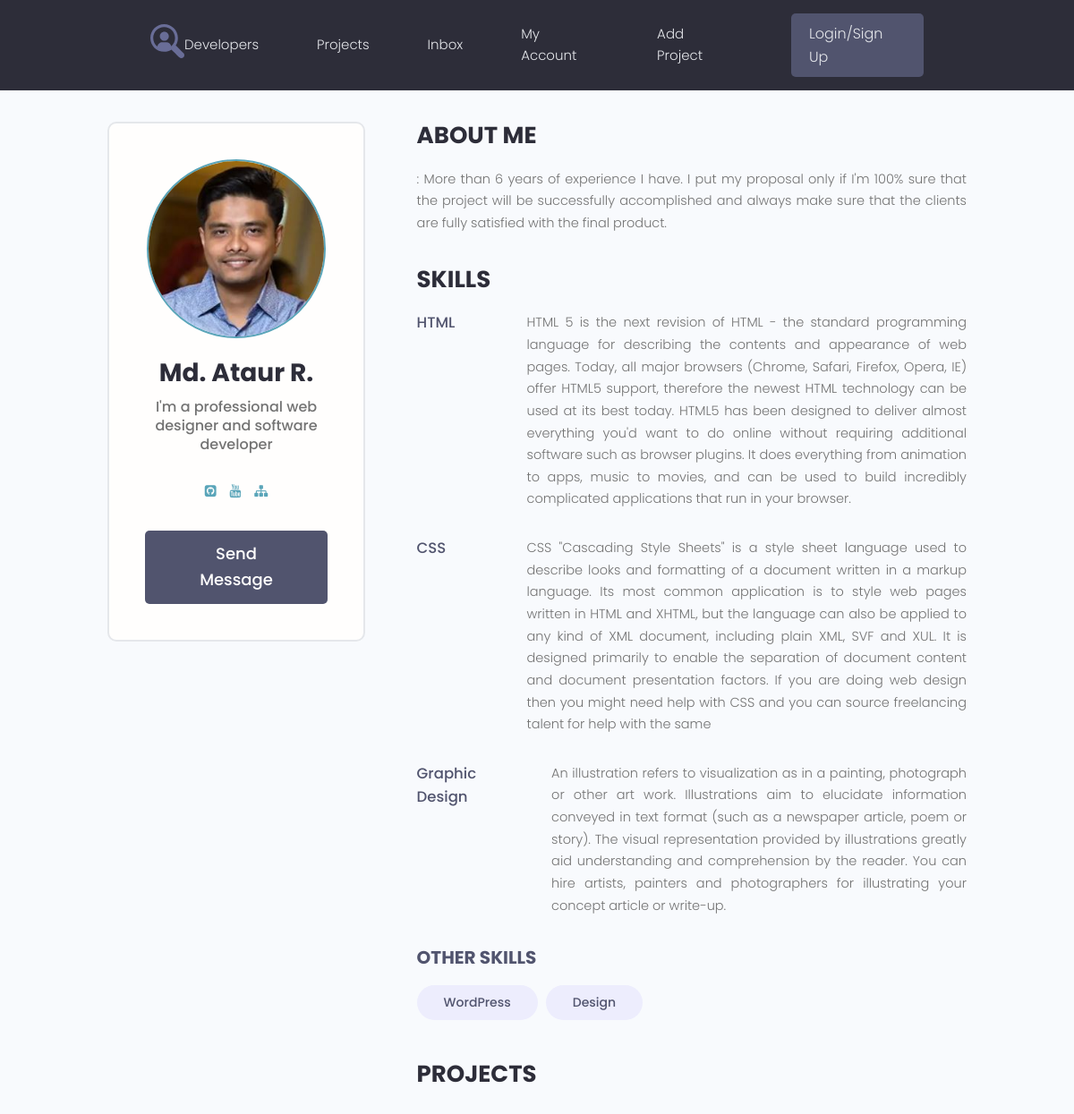
Page /profile/1/ on the committed database.
### users/models.py (models this page shows, shortened)
class Profile(models.Model):
    user = models.OneToOneField(User, on_delete=models.CASCADE, blank=True)
    name = models.CharField(max_length=200, blank=True)
    email = models.EmailField(max_length=500, blank=True)
    username = models.CharField(max_length=200, blank=True)
    short_intro = models.CharField(max_length=200, blank=True)
    bio = models.TextField(blank=True)
    profile_image = models.ImageField(upload_to="profiles/", default="profiles/user-default.png")
    social_github = models.CharField(max_length=200, blank=True)
    social_youtube = models.CharField(max_length=200, blank=True)
    social_website = models.CharField(max_length=200, blank=True)
    created = models.DateTimeField(auto_now_add=True)

class Skill(models.Model):
    owner = models.ForeignKey(Profile, on_delete=models.CASCADE, blank=True)
    name = models.CharField(max_length=200, blank=True)
    description = models.TextField(blank=True)
    created = models.DateTimeField(auto_now_add=True)
    def __str__(self):
        return self.name

### users/views.py (the view)
# urls.py: path('profile/<str:pk>/', views.user_profile, name="user_profile"),
def user_profile(request, pk):
    prof = Profile.objects.get(id=pk)
    top_skills = prof.skill_set.exclude(description__exact="")  # __exact - точное совпадение
    other_skills = prof.skill_set.filter(description="")
    context = {
        'profile': prof,
        'top_skills': top_skills,
        'other_skills': other_skills
    }
    return render(request, "users/profile.html", context)

### users/templates/users/profile.html (shortened to what this page needs)
{% extends 'projects/base.html' %}
{% block content %}
  <main class="profile my-md">
    <div class="container">
      <div class="layout">
        <div class="column column--1of3">
          <div class="card text-center">
            <div class="card__body dev">
              <img class="avatar avatar--xl" src="{{ profile.profile_image.url }}" />
              <h2 class="dev__name">{{ profile.name }}</h2>
              <p class="dev__title">{{ profile.short_intro }}</p>
              <ul class="dev__social">
                {% if profile.social_github %}
                <li>
                  <a title="Github" href="{{ profile.social_github }}" target="_blank"><i class="fa fa-github-square"></i></a>
                </li>
                {% endif %}
                {% if profile.social_youtube %}
                <li>
                  <a title="Youtube" href="{{ profile.social_youtube }}" target="_blank"><i class="fa fa-youtube"></i></a>
                </li>
                {% endif %}
                {% if profile.social_website %}
                <li>
                  <a title="Personal Website" href="{{ profile.social_website }}" target="_blank"><i class="fa fa-sitemap"></i></a>
                </li>
                {% endif %}
              </ul>
              <a href="#" class="btn btn--sub btn--lg">Send Message </a>
            </div>
          </div>
        </div>
        <div class="column column--2of3">
          <div class="devInfo">
            <h3 class="devInfo__title">About Me</h3>
            <p class="devInfo__about">
              {{ profile.bio }}
            </p>
          </div>
          <div class="devInfo">
            <h3 class="devInfo__title">Skills</h3>
            <div class="devInfo__skills">
              {% for skill in top_skills %}
              <div class="devSkill">
                <h4 class="devSkill__title">{{ skill.name }}</h4>
                <p class="devSkill__info">
                  {{ skill.description }}
                </p>
              </div>
              {% endfor %}
              <h3 class="devInfo__subtitle">Other Skills</h3>
              <div class="devInfo__otherSkills">
                {% for skill in other_skills %}
                <span class="tag tag--pill tag--sub tag--lg">
                  <small>{{ skill }}</small>
                </span>
                {% endfor %}
              </div>
            </div>
          </div>
          <div class="devInfo">
            <h3 class="devInfo__title">Projects</h3>
          </div>
        </div>
      </div>
    </div>
  </main>
{% endblock %}

### projects/static/styles/app.css (style rules this page uses)
:root { --color-sub: #2d2d39; }
.btn--sub { background-color: var(--color-sub-light); }
.card { border: 2px solid var(--color-light); }
img { width: 100%; }
.profile .card > .dev { padding: 4rem; }
.dev__name { color: var(--color-sub); font-size: 2.8rem; font-weight: 700; margin-top: 1rem; margin-bottom: 0.5rem; }
.dev__title { font-size: 1.6rem; font-weight: 500; line-height: 1.3; }
.dev__social { margin: 3rem 0; list-style: none; display: flex; justify-content: center; gap: 1.5rem; }
.devInfo { margin-bottom: 3rem; }
.devInfo__title, .devInfo__subtitle { font-size: 2.6rem; color: var(--color-sub); text-transform: uppercase; font-weight: 700; margin-bottom: 1.5rem; }
.devInfo__subtitle { font-size: 2rem; color: var(--color-sub-light); }
.devInfo__about, .devSkill__info { font-size: 1.45rem; line-height: 1.7; text-align: justify; }
.devSkill { margin-bottom: 3rem; }
.devSkill__title { font-size: 1.65rem; font-weight: 500; color: var(--color-sub-light); }
@media screen and (min-width: 700px) { .devSkill { display: flex; justify-content: space-between; gap: 3rem; } }
@media screen and (min-width: 700px) { .devSkill__info { flex-basis: 80%; } }

### projects/static/uikit/styles/modules/_variables.css (style rules this page uses)
:root { --color-main: #5aa5b9; --color-main-light: #e6faff; --color-sub: #3f4156; --color-sub-light: #51546e; --color-sub-lighter: #ededfd; --color-text: #737373; --color-gray: #8b8b8b; --color-light: #e5e7eb; --color-light-gray: #767676; --color-bg: #f8fafd; --color-white: #fffefd; --color-white-light: #f3f3f3; --color-success: #359e64; --color-success-bg: #def8e8; --color-error: #fc4b0b; --color-error-bg: #fff2ee; --font-base: 'Poppins', arial, helvetica, 'Segoe UI', roboto, ubuntu, sans-serif; --font-monospace: 'Fira Code', 'Courier New', courier, monospace; --font-regular: 300; --font-medium: 500; --font-bold: 700; --generic-shadow: 1px 1px 5px #00000010; --generic-transition: all 0.3s ease-in-out; }

### projects/static/uikit/styles/modules/_base.css (style rules this page uses)
* { margin: 0; padding: 0; box-sizing: border-box; text-rendering: optimizeLegibility; color: inherit; font-size: inherit; }
html { font-size: 50%; }
@media only screen and (min-width: 480px) { html { font-size: 56.25%; } }
@media only screen and (min-width: 1200px) { html { font-size: 62.5%; } }
body { line-height: 1.6; font-weight: 400; font-size: 1.5rem; color: var(--color-text); background-color: var(--color-bg); min-height: 100vh; }

### projects/static/uikit/styles/modules/_typography.css (style rules this page uses)
* { font-family: var(--font-base); }
h2 { font-size: 3.6rem; font-weight: var(--font-bold); }
h3 { font-size: 3.2rem; font-weight: var(--font-medium); }
h4 { font-size: 2.8rem; font-weight: var(--font-medium); }
p, span, strong { font-size: 1.6rem; color: var(--color-text); font-weight: var(--font-regular); }
a { padding-bottom: 2px; text-decoration: none; display: inline-block; color: var(--color-main); font-weight: var(--font-medium); }

### projects/static/uikit/styles/modules/_utilities.css (style rules this page uses)
.container { width: 92%; max-width: 165rem; margin: 0 auto; box-sizing: border-box; }
@media screen and (min-width: 1000px) { .container { width: 90%; } }
@media screen and (min-width: 1200px) { .container { width: 80%; } }
.text-center { text-align: center; }
.my-md { margin: 3rem auto; }

### projects/static/uikit/styles/modules/_avatar.css (style rules this page uses)
.avatar { border-radius: 50%; border: 2px solid var(--color-main); object-fit: cover; }
.avatar--xl { height: 20rem; width: 20rem; }

### projects/static/uikit/styles/modules/_button.css (style rules this page uses)
.btn { display: inline-block; position: relative; cursor: pointer; background-color: var(--color-light); font-weight: var(--font-medium); color: var(--color-sub); text-decoration: none; padding: 1rem 2rem; border-radius: 0.5rem; border: none; width: -webkit-fit-content; width: -moz-fit-content; width: fit-content; height: -webkit-fit-content; height: -moz-fit-content; height: fit-content; font-size: 1.6rem; outline-width: 0; outline-color: transparent; -webkit-backface-visibility: hidden; backface-visibility: hidden; transition: all 0.3s ease-in-out; }
.btn--sub { background-color: var(--color-sub); color: var(--color-white); }
.btn--lg { font-size: 1.8rem; padding: 1.2rem 4.5rem; }

### projects/static/uikit/styles/modules/_card.css (style rules this page uses)
.card { border-radius: 1rem; background-color: var(--color-white); border: 1.5px solid var(--color-light); width: auto; height: auto; margin-top: 0.5rem; margin-bottom: 0.5rem; overflow: hidden; }
.card__body, .card__header { padding: 2rem 2.5rem; }

### projects/static/uikit/styles/modules/_layout.css (style rules this page uses)
.layout { display: flex; flex-flow: row wrap; justify-content: space-between; }
.layout > .column { margin-bottom: 3rem; }
.layout > .column.column--1of3 { flex-basis: 30%; }
.layout > .column.column--2of3 { flex-basis: 64%; }

### rows in the picture
Profile: profile_image (picture), name "Md. Ataur R.", short_intro "I'm a professional web designer and software developer", bio ": More than 6 years of experience I have. I put my proposal only if I'm 100% sure that the project will be successfully accomplished and always make sure that the clients are fully satisfied with the final product."
Skill: name "HTML", description "HTML 5 is the next revision of HTML - the standard programming language for describing the contents and appearance of web pages. Today, all major browsers (Chrome, Safari, Firefox, Opera, IE) offer HTML5 support, therefore the newest HTML technology can be used at its best today. HTML5 has been designed to deliver almost everything you'd want to do online without requiring additional software such as browser plugins. It does everything from animation to apps, music to movies, and can be used to build incredibly complicated applications that run in your browser."
Skill: name "CSS", description "CSS \"Cascading Style Sheets\" is a style sheet language used to describe looks and formatting of a document written in a markup language. Its most common application is to style web pages written in HTML and XHTML, but the language can also be applied to any kind of XML document, including plain XML, SVF and XUL. It is designed primarily to enable the separation of document content and document presentation factors. If you are doing web design then you might need help with CSS and you can source freelancing talent for help with the same"
Skill: name "Graphic Design", description "An illustration refers to visualization as in a painting, photograph or other art work. Illustrations aim to elucidate information conveyed in text format (such as a newspaper article, poem or story). The visual representation provided by illustrations greatly aid understanding and comprehension by the reader. You can hire artists, painters and photographers for illustrating your concept article or write-up."
Skill: name "WordPress"
Skill: name "Design"
